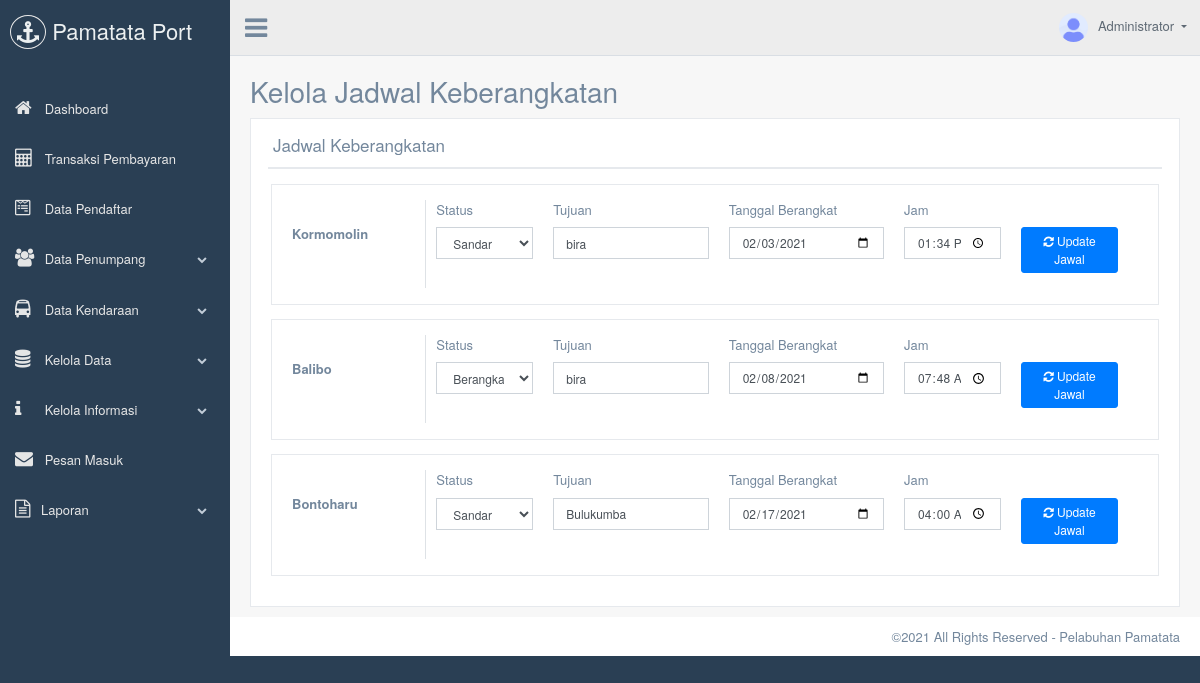
/admin/jadwal-keberangkatan.php (signed in), run on the app's committed database.
### tables this page shows
CREATE TABLE `tb_kapal` (
  `id` int NOT NULL,
  `nama_kapal` varchar(255) NOT NULL,
  `harga` double NOT NULL,
  `kapasitas` int NOT NULL,
  `keterangan` varchar(255) NOT NULL,
  `tujuan` varchar(255) DEFAULT NULL,
  `waktu_berangkat` datetime DEFAULT NULL,
  `status` varchar(20) DEFAULT NULL
);

### admin/jadwal-keberangkatan.php (the view, shortened to what this page needs)
<?php
require('template/header.php');
$get_kapal = mysqli_query($conn, "SELECT * FROM tb_kapal");
?>
<div class="right_col" role="main">
	<div class="">
		<div class="page-title">
			<div class="title_left">
				<h3>Kelola Jadwal Keberangkatan</small></h3>
			</div>
		</div>
		<div class="clearfix"></div>
		<div class="row justify-content-center">
			<div class="col-md-12">
				<div class="x_panel">
					<div class="x_title">
						<h2>Jadwal Keberangkatan</h2>
						<div class="clearfix"></div>
					</div>
					<div class="x_content">
						<?php foreach ($get_kapal as $kpl) {
							$option = '';
							$status = ['Sandar', 'Berangkat', 'Tidak Beroprasi'];
							foreach ($status as $sts) {
								if ($sts == $kpl['status']) $option .= '<option value="'.$sts.'" selected>'.$sts.'</option>';
								else $option .= '<option value="'.$sts.'">'.$sts.'</option>';
							} ?>
							<form method="POST" action="controller.php">
								<div class="x_panel">
									<div class="x_content">
										<div class="row">
											<div class="col-md-2 border-right pt-4">
												<span><b><?= $kpl['nama_kapal'] ?></b></span>
											</div>
											<div class="col-md-10 row">
												<div class="col-md-2 form-group">
													<label>Status</label>
													<select class="form-control" required="" name="status" style="font-size: 12px;">
														<?= $option ?>
													</select>
												</div>
												<div class="col-md-3 form-group">
													<label>Tujuan</label>
													<input type="text" class="form-control" name="tujuan" style="font-size: 12px;" value="<?= $kpl['tujuan'] ?>" placeholder="Tujuan..." autocomplete="off">
												</div>
												<div class="col-md-3 form-group">
													<label>Tanggal Berangkat</label>
													<input type="date" class="form-control" name="tanggal" style="font-size: 12px;" value="<?= $kpl['waktu_berangkat'] ? date('Y-m-d', strtotime($kpl['waktu_berangkat'])) : '' ?>" placeholder="Tujuan...">
												</div>
												<div class="col-md-2 form-group">
													<label>Jam</label>
													<input type="time" class="form-control" name="jam" style="font-size: 12px;" value="<?= $kpl['waktu_berangkat'] ? date('H:i', strtotime($kpl['waktu_berangkat'])) : '' ?>" placeholder="Tujuan...">
												</div>
												<div class="col-md-2 form-group">
													<label>&nbsp;</label>
													<button type="submit" name="update_jadwal" class="btn btn-primary btn-sm btn-block" style="font-size: 12px;"><i class="fa fa-refresh"></i> Update Jawal</button>
												</div>
											</div>
										</div>
									</div>
								</div>
							</form>
						<?php } ?>
					</div>
				</div>
			</div>
		</div>
	</div>
</div>
<?php
require('template/footer.php');
?>

### admin/template/header.php (shortened to what this page needs)
<?php
require('../config.php');
$get_admin = mysqli_query($conn, "SELECT * FROM tb_admin");
$admin = mysqli_fetch_assoc($get_admin);
?>
<!DOCTYPE html>
<html lang="en">
<head>
  <link href="vendors/bootstrap/dist/css/bootstrap.min.css" rel="stylesheet">
  <link href="vendors/font-awesome/css/font-awesome.min.css" rel="stylesheet">
  <link href="vendors/nprogress/nprogress.css" rel="stylesheet">
  <link href="vendors/iCheck/skins/flat/green.css" rel="stylesheet">
  <link href="vendors/bootstrap-progressbar/css/bootstrap-progressbar-3.3.4.min.css" rel="stylesheet">
  <link href="vendors/malihu-custom-scrollbar-plugin/jquery.mCustomScrollbar.min.css" rel="stylesheet"/>
  <link href="vendors/jqvmap/dist/jqvmap.min.css" rel="stylesheet"/>
  <link href="vendors/bootstrap-daterangepicker/daterangepicker.css" rel="stylesheet">
  <link href="vendors/select2/dist/css/select2.min.css" rel="stylesheet">
  <link href="vendors/datatables.net-bs/css/dataTables.bootstrap.min.css" rel="stylesheet">
  <link href="vendors/datatables.net-buttons-bs/css/buttons.bootstrap.min.css" rel="stylesheet">
  <link href="vendors/datatables.net-fixedheader-bs/css/fixedHeader.bootstrap.min.css" rel="stylesheet">
  <link href="vendors/datatables.net-responsive-bs/css/responsive.bootstrap.min.css" rel="stylesheet">
  <link href="vendors/datatables.net-scroller-bs/css/scroller.bootstrap.min.css" rel="stylesheet">
  <link href="build/css/custom.min.css" rel="stylesheet">
</head>
<body class="nav-md">
  <div class="container body">
    <div class="main_container">
      <div class="col-md-3 left_col menu_fixed">
        <div class="left_col scroll-view">
          <div class="navbar nav_title" style="border: 0;">
            <a href="../index.php" class="site_title"><i class="fa fa-anchor"></i> <span>Pamatata Port</span></a>
          </div>
          <br />
          <div id="sidebar-menu" class="main_menu_side hidden-print main_menu">
            <div class="menu_section">
              <ul class="nav side-menu">
                <li><a href="index.php"><i class="fa fa-home"></i> Dashboard</a></li>
                <li>
                  <a href="transaksi.php"><i class="fa fa-calculator"></i> Transaksi Pembayaran</a>
                </li>
                <li>
                  <a href="data-pendaftar.php"><i class="fa fa-wpforms"></i> Data Pendaftar</a>
                </li>
                <li><a><i class="fa fa-users"></i> Data Penumpang<span class="fa fa-chevron-down"></span></a>
                </li>
                <li><a><i class="fa fa-bus"></i> Data Kendaraan<span class="fa fa-chevron-down"></span></a>
                </li>
                <li><a><i class="fa fa-database"></i> Kelola Data <span class="fa fa-chevron-down"></span></a>
                </li>
                <li><a><i class="fa fa-info"></i> Kelola Informasi <span class="fa fa-chevron-down"></span></a>
                </li>
                <li>
                  <a href="pesan-masuk.php">
                    <i class="fa fa-envelope"></i>
                    <span>Pesan Masuk</span>
                  </a>
                </li>
                <li><a><i class="fa fa-file-text-o"></i>Laporan <span class="fa fa-chevron-down"></span></a>
                </li>
              </ul>
            </div>
          </div>
        </div>
      </div>
      <div class="top_nav">
        <div class="nav_menu">
          <div class="nav toggle">
            <a id="menu_toggle"><i class="fa fa-bars"></i></a>
          </div>
          <nav class="nav navbar-nav">
            <ul class=" navbar-right">
              <li class="nav-item dropdown open" style="padding-left: 15px;">
                <a href="javascript:;" class="user-profile dropdown-toggle" aria-haspopup="true" id="navbarDropdown" data-toggle="dropdown" aria-expanded="false">
                  <img src="images/admin.png" alt=""><?= $admin['nama'] ?>
                </a>
              </li>
            </ul>
          </nav>
        </div>
      </div>

### data on the page
tb_kapal: nama_kapal "Kormomolin", status "Sandar", tujuan "bira", tanggal "02/03/2021", jam "13:34"
tb_kapal: nama_kapal "Balibo", status "Berangkat", tujuan "bira", tanggal "02/08/2021", jam "07:48"
tb_kapal: nama_kapal "Bontoharu", status "Sandar", tujuan "Bulukumba", tanggal "02/17/2021", jam "04:00"

### other printed values
$admin['nama'] "Administrator"
